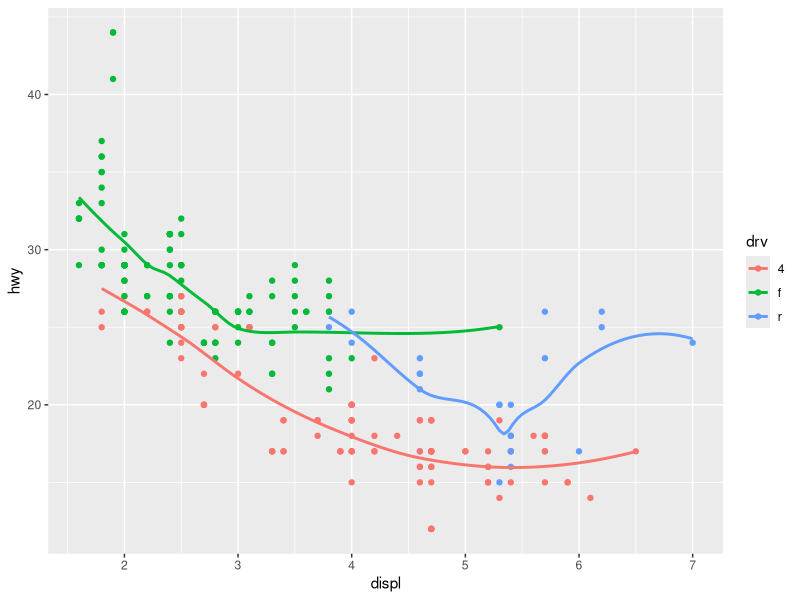

Write the R code that produced this figure.
## ---- chunk 1
library(tidyverse)
## ---- chunk 2
ggplot(data = mpg, mapping = aes(x = displ, y = hwy, color = drv)) + 
  geom_point() + 
  geom_smooth(se = FALSE)
